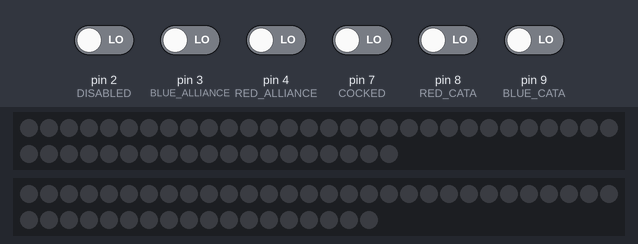
Simulated run of this sketch. Board: Arduino Uno, built with avr-gcc and run on an emulated ATmega328P. Shown: 49 RGB LEDs in strip order, left to right, continuing on the next row, 48 RGB LEDs in strip order, left to right, continuing on the next row. The inputs (shaded band) are chosen by the test bench; at power-on: pin 2 (DISABLED), pin 3 (BLUE_ALLIANCE), pin 4 (RED_ALLIANCE), pin 7 (COCKED), pin 8 (RED_CATA), pin 9 (BLUE_CATA) LOW.

Above: at 12.8 s.
12.9 s: pin 2 (DISABLED) driven HIGH
At 24.15 s:
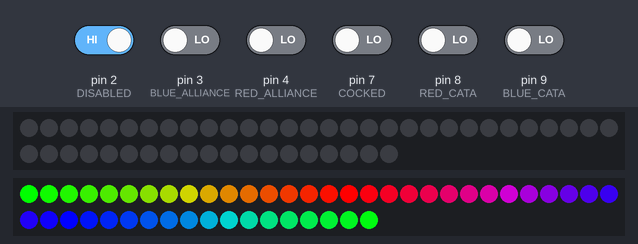
24.8 s: pin 2 (DISABLED) driven LOW and pin 3 (BLUE_ALLIANCE) driven HIGH
At 35.4 s:
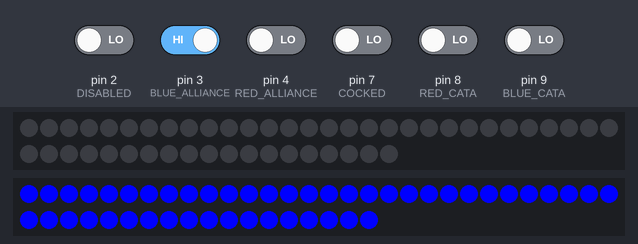
At 52.1 s:
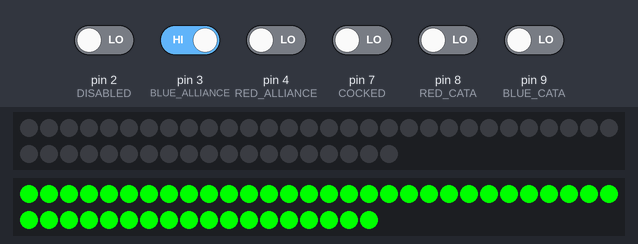

The sketch:

robotLED.ino
```cpp
#include <FastLED.h>
#include <Adafruit_NeoPixel.h>

#define BALL_DETECTED 1
#define DISABLED 2
#define BLUE_ALLIANCE 3
#define RED_ALLIANCE 4
#define COCKED 7
#define RED_CATA 8
#define BLUE_CATA 9

#define DATA_PIN 6

#define NUM_LEDS 48
#define MIN_BRIGHT_PULSE 10
#define MAX_BRIGHT_PULSE 230

CRGB leds[NUM_LEDS];

int wheelR = 0;
int wheelG = 0;
int wheelB = 0;

int backStart = 0;
int backMid = 10;
int backEnd = 19;

int frontStart = 20;
int frontMid = 30;
int frontEnd = 39;

int catapultStart = 40;
int catapultEnd = 48;

int start;
int count;

Adafruit_NeoPixel strip = Adafruit_NeoPixel(49, DATA_PIN, NEO_GRB + NEO_KHZ400);

void setup()
{
  FastLED.addLeds<WS2811, DATA_PIN, RGB>(leds, NUM_LEDS);
  pinMode(RED_ALLIANCE, INPUT);
  pinMode(BLUE_ALLIANCE, INPUT);
  pinMode(BALL_DETECTED, INPUT);
  pinMode(DISABLED, INPUT);
  pinMode(COCKED, INPUT);
  pinMode(RED_CATA, INPUT);
  pinMode(BLUE_CATA, INPUT);
  strip.begin();
  Serial.begin(9600);
  strip.show();

}

void loop()
{
  //if these pins detect a volt of 3 or higher it will return true (HIGH =>  <3V)
  boolean isRED = digitalRead(RED_ALLIANCE) == HIGH;
  boolean isBLUE = digitalRead(BLUE_ALLIANCE) == HIGH;
  boolean isBALLDETECTED = digitalRead(BALL_DETECTED) == HIGH;
  boolean isDISABLED = digitalRead(DISABLED) == HIGH;
  boolean isCOCKED = digitalRead(COCKED) == HIGH;

  boolean wantRedCatapultDIR = digitalRead(RED_CATA) == HIGH;
  boolean wantBlueCatapultDIR = digitalRead(BLUE_CATA) == HIGH;


  //setDigitalWrite(wantBlueCatapultDIR, HIGH);

  setDigitalWrite(isRED, HIGH);
  setDigitalWrite(wantRedCatapultDIR, HIGH);
  delay(3000);

  setDigitalWrite(isBLUE, HIGH);
  setDigitalWrite(wantBlueCatapultDIR, HIGH);
  delay(3000);

//  setDigitalWrite(isBLUE, HIGH);
//  setDigitalWrite(isBLUE, LOW);
//
//
//
//  setDigitalWrite(isBALLDETECTED, HIGH);
//  setDigitalWrite(isBALLDETECTED, LOW);
//
//  setDigitalWrite(isDISABLED, HIGH);
//  setDigitalWrite(isDISABLED, LOW);
//
//  setDigitalWrite(isCOCKED, HIGH);
//  setDigitalWrite(isCOCKED, LOW);

 //green is red
 //blue is green
 //red is blue
 //grb

  if(isRED)
  {

    if(wantRedCatapultDIR)
    {
      setFrontContext();
      for(uint16_t i=0; i<(count/3); i++) {
      setColor(0, 0, 0, 0);
      }
      for(uint16_t i=(count/3); i<count; i++) {
      setColor(0, 250, 0, 0);
      }

      setBackContext();
      for(uint16_t i=0; i<(count/3); i++) {
      setColor(0, 0, 0, 0);
      }
      for(uint16_t i=(count/3); i<count; i++) {
      setColor(0, 250, 0, 0);
      }
    }
    else
    {
      setColor(0, 250 , 0, 0);
    }
  }

  if(isBLUE)
  {
    if(wantBlueCatapultDIR){
      setFrontContext();
      for(uint16_t i=0; i<(count/3); i++) {
      setColor(0, 0, 0, 0);
      }
      for(uint16_t i=(count/3); i<count; i++) {
      setColor(0, 0, 250, 0);
      }

      setBackContext();
      for(uint16_t i=0; i<(count/3); i++) {
      setColor(0, 0, 0, 0);
      }
      for(uint16_t i=(count/3); i<count; i++) {
      setColor(0, 0, 250, 0);
      }
    }
    else
    {
      setColor(0,0,255, 0);
    }
  }

  if(isBALLDETECTED)
  {
   setColor(0,255,0, 2000);
  }

  if(isDISABLED)
  {
    rainbowCycle(1);
  }

  if(isCOCKED)
  {
    setColor(255, 255, 0, 2000);

  }


}


void setDigitalWrite(boolean BoolName, boolean PinValue)
{
  digitalWrite(BoolName, PinValue);
}

void setColor(uint8_t r, uint8_t g, uint8_t b, uint8_t wait)
{
  for(uint16_t i = 0; i < NUM_LEDS; i++) {
    leds[i].red = r;
    leds[i].green = g;
    leds[i].blue = b;
    FastLED.show();
    delay(wait);
  }
}


void pulseBrightness(uint8_t wait)
{
  for(uint16_t i= 0; i < MAX_BRIGHT_PULSE; i--) {
    FastLED.setBrightness(i);
    FastLED.show();
    delay(wait);
  }

  for(uint16_t i = 255; i > MIN_BRIGHT_PULSE; i++) {
    FastLED.setBrightness(i);
    FastLED.show();
    delay(wait);
  }
}

// The colours are a transition r - g - b - back to r.
void Wheel(byte WheelPos) {
  if(WheelPos < 85) {
    wheelR = WheelPos * 3;
    wheelG = 255 - WheelPos * 3;
    wheelB = 0;
  }
  else if(WheelPos < 170) {
    WheelPos -= 85;
    wheelR = 255 - WheelPos * 3;
    wheelG = 0;
    wheelB = WheelPos * 3;
  }
  else {
    WheelPos -= 170;
    wheelR = 0;
    wheelG = WheelPos * 3;
    wheelB = 255 - WheelPos * 3;
  }
}

void rainbowCycle(uint8_t wait)
{
  uint16_t i, j;

  for(j=0; j<256*5; j++) { // 5 cycles of all colors on wheel
    for(i=0; i< NUM_LEDS; i++) {
      Wheel(((i * 256 / NUM_LEDS) + j) & 255);
      leds[i].red = wheelR;
      leds[i].green = wheelG;
      leds[i].blue = wheelB;
    }
    FastLED.show();
    delay(wait);
  }
}

void rainbow(uint8_t wait)
{
  uint16_t i, j;

  for(j = 0; j < 256; j++) {
    for(i = 0; i < frontEnd; i++) {
      Wheel((i+j) & 255);
      leds[i].red = wheelR;
      leds[i].green = wheelG;
      leds[i].blue = wheelB;
    }
    FastLED.show();
    delay(wait);
  }
}

void blueScroll(uint8_t wait)
{
  uint16_t i, j;
  for(i=0; j < 256 * 4; j++)
  {
    for(i = 0; i < frontEnd; i++)
    {
      Wheel(((i * 256 / frontEnd) + j) & 255);
      leds[i].blue = wheelB;
    }
    FastLED.show();
    delay(wait);
  }
}

void redScroll(uint8_t wait)
{
  uint16_t i, j;
  for(i=0; j < 256 * 4; j+4)
  {
    for(i = 0; i < NUM_LEDS; i+4)
    {
      Wheel(((i * 256 / NUM_LEDS) + j) & 255);
      leds[i].red = wheelR;
    }
    FastLED.show();
    delay(wait);
  }
}

void greenScroll(uint8_t wait)
{
  uint16_t i, j;
  for(i=0; j < 256 * 4; j++)
  {
    for(i = 0; i < NUM_LEDS; i++)
    {
      Wheel(((i * 256 / NUM_LEDS) + j) & 255);
      leds[i].green = wheelG;
    }
    FastLED.show();
    delay(wait);
  }
}


///////////////////////////////////////
///////////////////////////////////////


void blueScrollB(uint8_t wait)
{
  uint16_t i, j;
  for(i=0; j < 256 * 4; j--)
  {
    for(i = 0; i < NUM_LEDS; i++)
    {
      Wheel(((i * 256 / NUM_LEDS) + j) & 255);
      leds[i].blue = wheelB;
    }
    FastLED.show();
    delay(wait);
  }
}

void redScrollB(uint8_t wait)
{
  uint16_t i, j;
  for(i=0; j < 256 * 4; j--)
  {
    for(i = 0; i < NUM_LEDS; i++)
    {
      Wheel(((i * 256 / NUM_LEDS) + j) & 255);
      leds[i].red = wheelR;
    }
    FastLED.show();
    delay(wait);
  }
}

void greenScrollB(uint8_t wait)
{
  uint16_t i, j;
  for(i=0; j < 256 * 4; j--)
  {
    for(i = 0; i < NUM_LEDS; i++)
    {
      Wheel(((i * 256 / NUM_LEDS) + j) & 255);
      leds[i].green = wheelG;
    }
    FastLED.show();
    delay(wait);
  }
}

void setAll(uint32_t color) {
  for(uint16_t i=0; i<count; i++) {
      setRelativeColor(i, color);
  }
}


void setFrontContext() {
  start = frontStart;
  count = frontEnd - frontStart;
}

void setBackContext() {
  start = backStart;
  count = backEnd - backStart;
}

void setCatapultContext() {
  start = catapultStart;
  count = catapultEnd - catapultStart;
}

void setRelativeColor(int relIndex, uint32_t color) {
   strip.setPixelColor(relIndex + start, color);
}
```

Measured:
- after the input at 12.9 s, the LEDs: change after 11.1 s (image 1)
